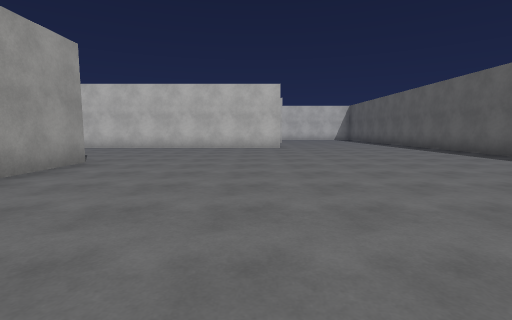
[1] (above)

24 first-person views from a walk through a Unity game level. The camera is 1.3 m above the floor, tilts 6° down and sees 85° across. The floor is counted in squares, 2 m on a side. Each view is taken from the middle of a square. On the plan, view 1 faces up. The plan holds only what a view shows up to about 9 squares ahead; the rest is blank. The place goes on beyond the plan. The player is left out. Surface patterns are stand-ins for the level's own textures.

[2]
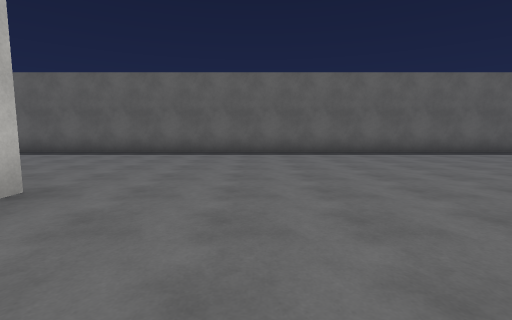

[3]
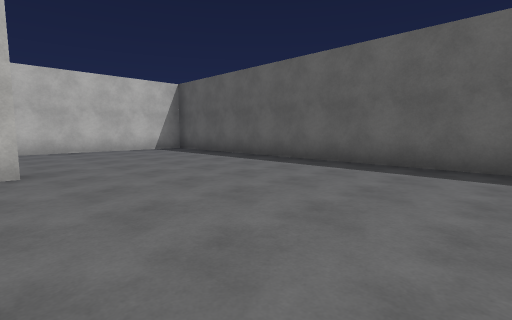

[4]
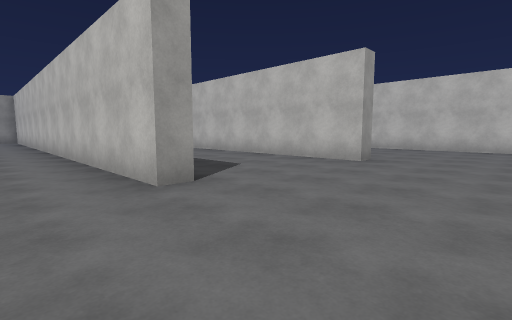

[5]
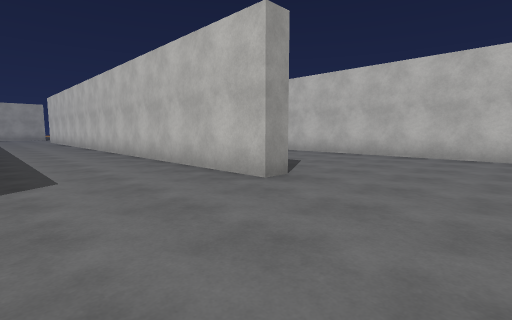

[6]
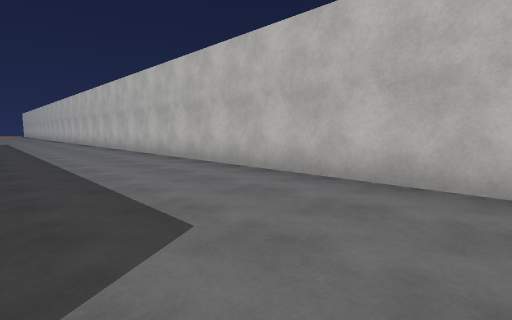

[7]
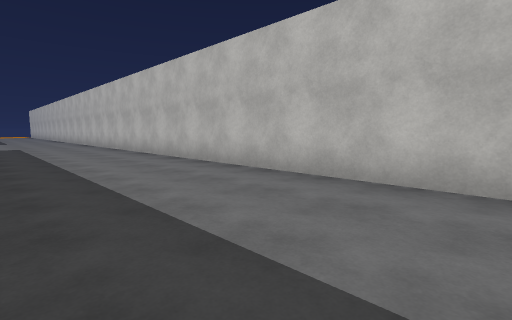

[8]
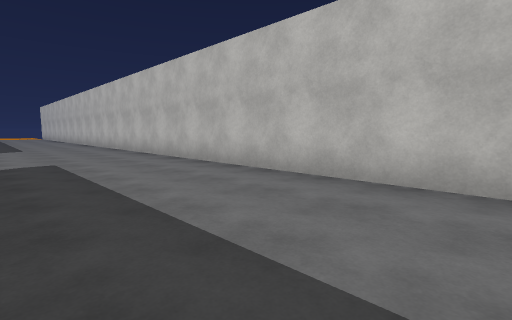

[9]
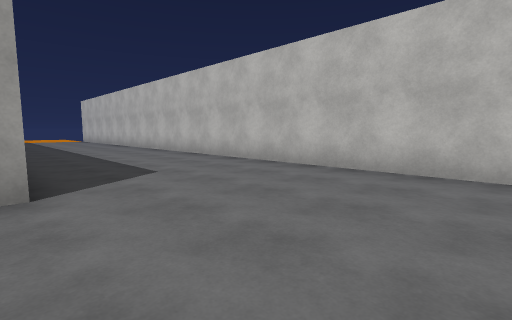

[10]
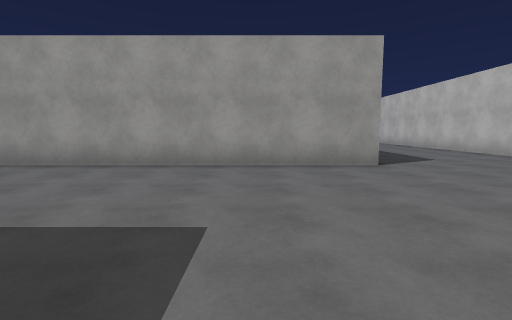

[11]
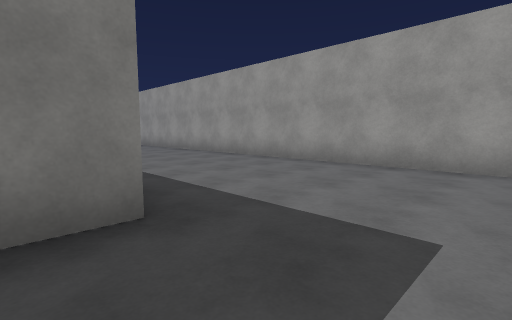

[12]
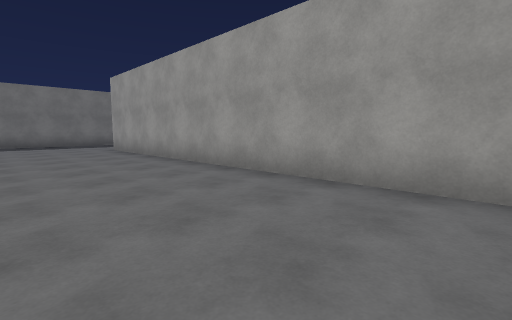

[13]
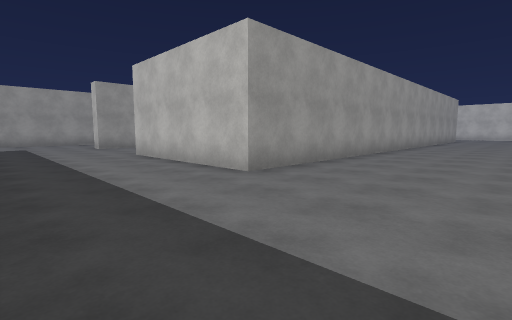

[14]
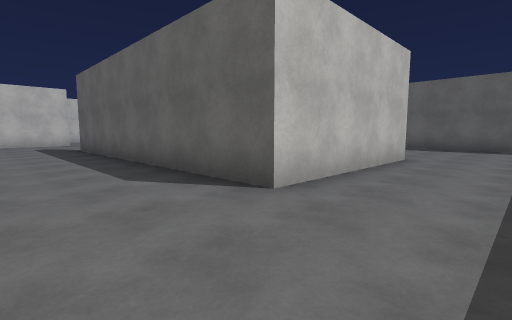

[15]
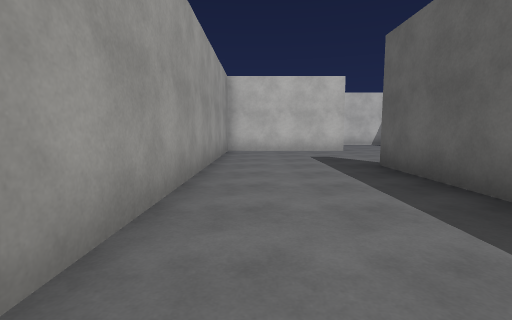

[16]
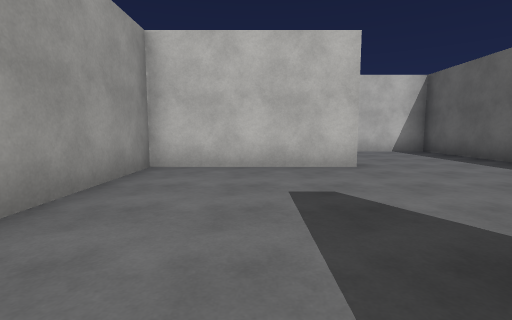

[17]
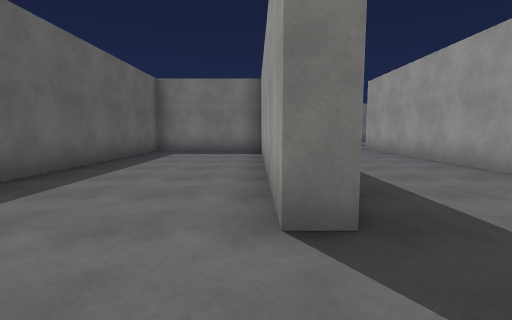

[18]
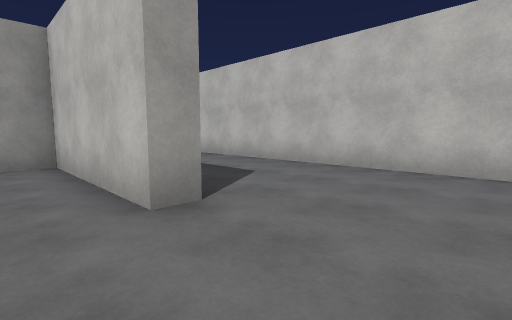

[19]
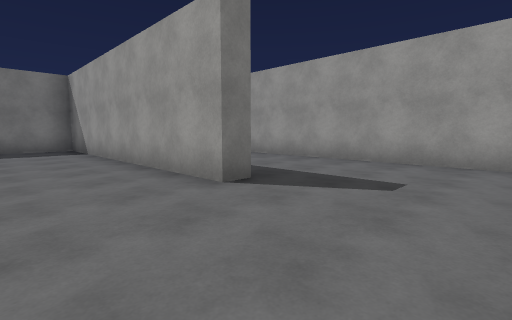

[20]
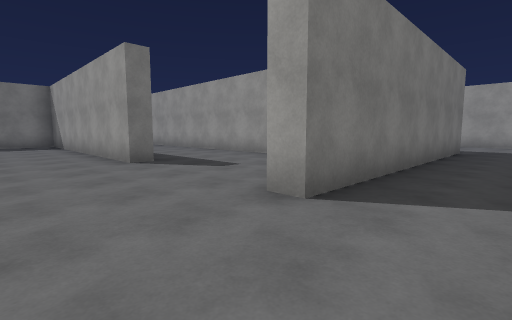

[21]
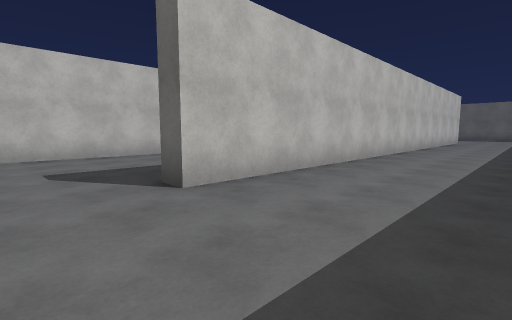

[22]
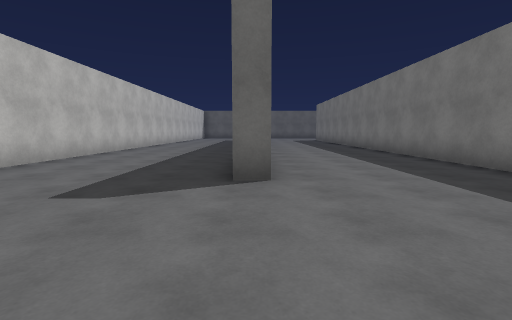

[23]
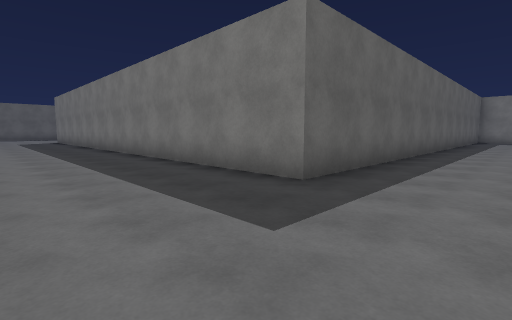

[24]
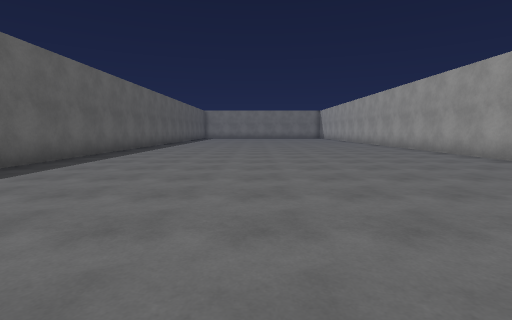

### Floor plan
Points are (right, up) in squares from view 1. A wall is a line through its corners. A room is listed if a view was taken in it or the views show most of it. See-through windows are left out.
Room 1 (views 1, 2, 3, 4, 5, 6, 7, 8, 9, 10, 11, 12, 13, 14, 21, 22, 23, 24)
walls: (-3.5, 5.8) (-3.5, 3.8); (-3.5, 1) (-3.5, -2.1); (-14.9, 3.2) (-14.9, 11) (-7.1, 11); (0.9, 11) (0.9, 10.5) (-7.4, 10.5); (1.4, 15.4) (1.4, 14.8) (-14.4, 14.8) (-14.4, 15.4); (-14.9, -2.6) (-14.9, -1.2); (-19.2, 15.4) (-19.2, -0.9) (-23.7, -0.9); (4.4, 19.5) (-24.4, 19.5); (6.4, -2.1) (6.4, 17.4)
ways out: opening at (-25.5, -0.5) to room 2
Room 2 (views 15, 16, 17, 18, 19, 20)
walls: (-19.7, 11.6) (-19.7, 14.8) (-27.5, 14.8); (-27.5, 11.5) (-23.2, 11.5) (-23.2, 11) (-26.9, 11) (-26.9, -0.1); (-19.7, -0.1) (-19.7, 5.5); (-23.7, -0.9) (-23.7, 7.2) (-23.2, 7.2) (-23.2, -0.4) (-21.4, -0.4)
ways out: opening at (-25.5, -0.5) to room 1

Positions as (right, up) in squares from view 1, and headings:
1: (0, 0), facing up
2: (-2, 8), facing right
3: (1, 10), facing up-right
4: (4, 9), facing up-left
5: (4, 12), facing up-left
6: (2, 16), facing up-left
7: (-3, 16), facing up-left
8: (-9, 16), facing up-left
9: (-16, 15), facing up-left
10: (-14, 13), facing left
11: (-14, 13), facing down-left
12: (-16, 9), facing down-left
13: (-16, -4), facing up-left
14: (-26, -3), facing up-right
15: (-26, 2), facing up
16: (-25, 6), facing up
17: (-23, 9), facing down
18: (-21, 10), facing up-left
19: (-21, 10), facing down-left
20: (-21, 13), facing down-left
21: (-16, 12), facing up-right
22: (-18, 15), facing right
23: (-17, 14), facing down-right
24: (2, 7), facing down
